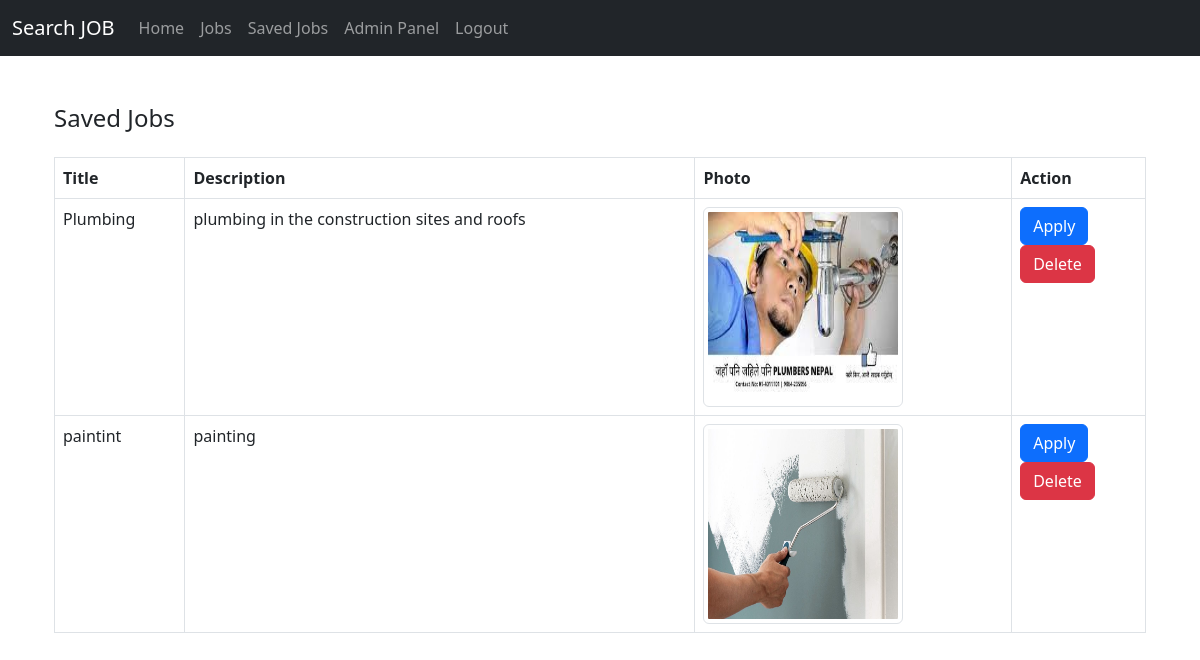
The page /savejobs/ (signed in) on the database its author committed.
### jobportal/models.py (models this page shows, shortened)
class SaveJob(models.Model):
    user = models.ForeignKey(User,on_delete=models.CASCADE,null=True)
    job = models.ForeignKey(Job, on_delete=models.CASCADE)
    saved_at = models.DateTimeField(auto_now_add=True)
    class Meta:
        unique_together = ('user', 'job')

class Job(models.Model):
    title = models.CharField(max_length=100)
    salary = models.CharField(max_length=100)
    description = models.TextField()
    photo = models.ImageField(upload_to='media', null=True, blank=True)
    location = models.CharField(max_length=100)

### jobportal/views.py (the view)
# urls.py: path('savejobs/', views.save_job, name='save_job'),  # this is same like add to cart user can save the jobs and can see the saved jobs
@login_required
def save_job(request):
        if request.user.is_authenticated:
            saveddata = SaveJob.objects.filter(user=request.user).order_by('-id')
            return render(request, 'savedjobs.html', {'saveddata': saveddata})
        else:
            return redirect('login')

### jobportal/templates/savedjobs.html (shortened to what this page needs)
{% extends 'base.html' %}
{% block content %}
<div class="container">
  <h4 class="mt-5">Saved Jobs</h4>
  <div class="table-responsive">
    <table class="table table-bordered table-hover mt-3">
      <thead>
        <tr>
          <th>Title</th>
          <th>Description</th>
          <th>Photo</th>
          <th>Action</th>
        </tr>
      </thead>
      <tbody>
        {% for savedjob in saveddata %}
        <tr>
          <td>{{ savedjob.job.title }}</td>
          <td>{{ savedjob.job.description }}</td>
          <td>
            {% if savedjob.job.photo %}
            <img src="{{ savedjob.job.photo.url }}" style="width: 200px; height: 200px;" alt="{{ savedjob.job.title }}" class="img-thumbnail img-fluid">
            {% else %}
            No Photo Available
            {% endif %}
          </td>
          <td>
            <form method="post" action="{% url 'jobPortal_home_jobs' savedjob.job.id %}">
              <button type="submit" class="btn btn-primary">Apply</button>
            </form>
            <form method="post" action="{% url 'delete_saved_jobs' savedjob.id %}">
              <button type="submit" class="btn btn-danger">Delete</button>
            </form>
          </td>
        </tr>
        {% endfor %}
      </tbody>
    </table>
  </div>
</div>
{% endblock %}

### rows shown on the page
SaveJob: job "Plumbing", job.description "plumbing in the construction sites and roofs", job.photo (picture)
SaveJob: job "paintint", job.description "painting", job.photo (picture)
